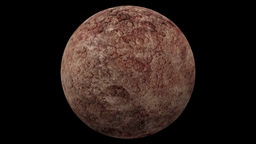
#> input picture planetsandmoons/MakeMake/Makemake (150).jpg, 256 x 144 px, found by its file name; its folder holds only this picture in this run
$ python pca.py
#> lines starting #> are read from the running program, lines starting #| are printed output that depends on the picture
import os
import numpy as np
from PIL import Image
from sklearn import svm
from sklearn.model_selection import train_test_split
from sklearn.metrics import accuracy_score
from sklearn.decomposition import PCA
from sklearn.preprocessing import StandardScaler
import matplotlib.pyplot as plt

def load_images_from_folders(folder, image_size=(64, 64), limit_per_class=150):
#> called with folder = 'C:\\VS Code\\CML\\planetsandmoons', image_size = (64, 64), limit_per_class = 150
    images = []
    labels = []

    for subfolder_name in os.listdir(folder):
        subfolder_path = os.path.join(folder, subfolder_name)
        if os.path.isdir(subfolder_path):
            print(f"Loading images from {subfolder_name}")
            count = 0
            for filename in os.listdir(subfolder_path):
                if filename.endswith('.jpg') and count < limit_per_class:
                    img_path = os.path.join(subfolder_path, filename)
                    img = Image.open(img_path)
#> img is the input picture: PIL image 256x144 RGB; mean R, G, B 40.3, 27.7, 23.4
                    img = img.convert('L')
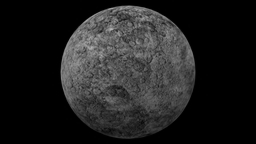
#> img: PIL image 256x144 L; min 0, max 183, mean 31
                    img = img.resize(image_size)
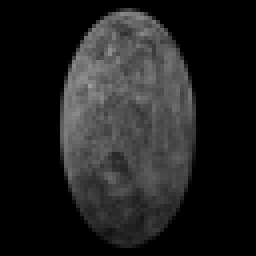
#> img: PIL image 64x64 L (shown 4 times larger); min 0, max 158, mean 31.1
                    img_array = np.array(img).flatten()
#> img_array = 4096 values, max 158 at index 1366, min 0 at index 0, mean 31.07
                    images.append(img_array)
                    labels.append(subfolder_name)
                    count += 1
            print(f"Loaded {count} images from {subfolder_name}")
#> pass 2 of the loop in load_images_from_folders, `for subfolder_name in os.listdir(folder):`:
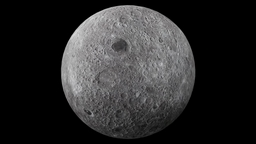
#> input picture planetsandmoons/Moon/Moon (1).jpg, 256 x 144 px, found by its file name
#> in load_images_from_folders, img is the input picture: PIL image 256x144 RGB; mean R, G, B 42, 41.8, 42.1
#> in load_images_from_folders, `img = img.resize(image_size)`:
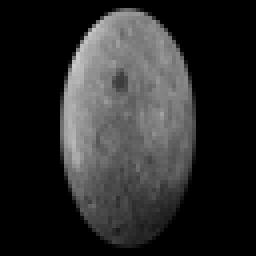
#> img: PIL image 64x64 L (shown 4 times larger); min 0, max 203, mean 42
#> img_array = 4096 values, max 203 at index 915, min 0 at index 0, mean 42

    print(f"Total images loaded: {len(images)}")
#| Total images loaded: 2
    return np.array(images), np.array(labels)

folder_path = 'C:\VS Code\CML\planetsandmoons'
X, y = load_images_from_folders(folder_path)

scaler = StandardScaler()
X_scaled = scaler.fit_transform(X)

pca = PCA(n_components=11)
#> (the run stopped early here; a loop or call above may not have finished)
